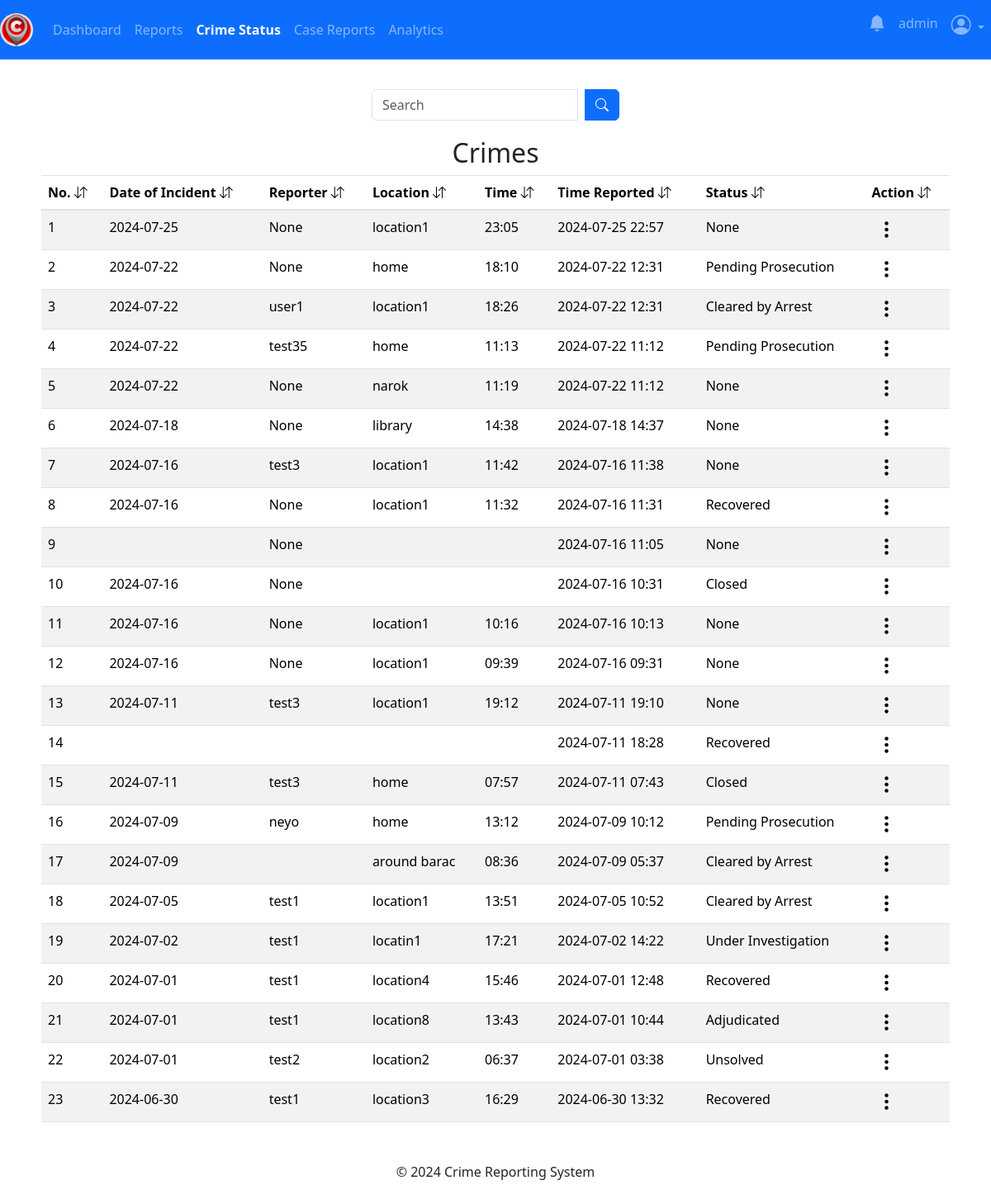
Page /admin/crime_status (signed in) on the committed database.
### app/posts/models.py (models this page shows, shortened)
class Crime(db.Model, UserMixin):
    crime_id = db.Column(db.Integer, primary_key=True)
    date_of_incident = db.Column(db.String(10), nullable=False)
    issued_by = db.Column(db.String(20), nullable=True)
    time_of_incident = db.Column(db.String(10), nullable=False)
    phonenumber = db.Column(db.String(10), nullable=True)
    incident_location = db.Column(db.Text, nullable=False)
    incident_nature = db.Column(db.Text, nullable=False)
    incident_details = db.Column(db.Text, nullable=False)
    suspect_details = db.Column(db.Text, nullable=True)
    arrest_history = db.Column(db.Text, nullable=True)
    suspect_name = db.Column(db.String(10), nullable=True)
    comments = db.Column(db.Text, nullable=True)
    crime_status = db.Column(db.String(10), nullable=True)
    latitude = db.Column(db.Float)
    longitude = db.Column(db.Float)
    crime_file_upload = db.Column(db.Text, nullable=True)
    crime_file_name = db.Column(db.Text, nullable=True)
    crime_mimetype = db.Column(db.Text, nullable=True)
    date_crime_received = db.Column(db.DateTime(timezone=True), default=current_time())
    reporter_id = db.Column(db.Integer, db.ForeignKey('user.id'))

### app/admins/routes.py (the view)
@admins.route('/admin/crime_status')
@admin_required
def crimeStatus():
    search_crime = request.args.get('search_crime', '')
    try:
        if search_crime:
            crimes_status = Crime.query.filter(
                Crime.incident_location.ilike(f'%{search_crime}%') |
                Crime.issued_by.ilike(f'%{search_crime}%') |
                Crime.date_of_incident.ilike(f'%{search_crime}%') |
                Crime.time_of_incident.ilike(f'%{search_crime}%') |
                Crime.date_crime_received.ilike(f'%{search_crime}%') |
                Crime.crime_status.ilike(f'%{search_crime}%')
            ).order_by(desc(Crime.date_crime_received)).all()
        else:
            crimes_status = Crime.query.order_by(desc(Crime.date_crime_received)).all()
    except Exception as e:
        current_app.logger.error(f"Database error: {str(e)}")
        flash("An error occurred while fetching crime status reports.", "danger")
        return redirect(url_for('admins.crimeStatus'))
    if not crimes_status:
        flash("No crime status reports found.", "info")
    return render_template('admin/crime_status.html', title='Crime Status', crimes_status=crimes_status)

### app/admins/routes.py (called while the page is built)
def admin_required(f):
    @wraps(f)
    def decorated_function(*args, **kwargs):
        if not session.get('admin_id'):
            flash('You need to be logged in as an admin to access the page.', 'danger')
            return redirect(url_for('admins.adminIndex'))
        return f(*args, **kwargs)
    return decorated_function

### app/templates/admin/crime_status.html (shortened to what this page needs)
{% extends 'admin/layout.html' %}
{% block content %}
<div class="container">
    <br>
    <form method="GET" action="{{ url_for('admins.crimeStatus') }}" class="search-form">
        <div class="input-group search-input">
            <input type="text" name="search_crime" class="form-control" placeholder="Search">
            <div class="input-group-append ms-2">
                <button type="submit" class="btn btn-primary">
                    <i class="bi bi-search"></i>
                </button>
            </div>
        </div>
    </form>
{% if crimes_status %}
<table class="table table-striped table-hover">
    <h2 style="text-align: center;">Crimes</h2>
    <thead>
        <tr>
            <th scope="col">No. <i class="bi bi-arrow-down-up"></i></th>
            <th scope="col">Date of Incident <i class="bi bi-arrow-down-up"></i></th>
            <th scope="col">Reporter <i class="bi bi-arrow-down-up"></i></th>
            <th scope="col">Location <i class="bi bi-arrow-down-up"></i></th>
            <th scope="col">Time <i class="bi bi-arrow-down-up"></i></th>
            <th scope="col">Time Reported <i class="bi bi-arrow-down-up"></i></th>
            <th scope="col">Status <i class="bi bi-arrow-down-up"></i></th>
            <th scope="col">Action <i class="bi bi-arrow-down-up"></i></th>
        </tr>
    </thead>
    <tbody>
        {% for crime in crimes_status %}
            <tr>
                <td>{{ loop.index }}</td>
                <td>{{ crime.date_of_incident }}</td>
                <td>{{ crime.issued_by }}</td>
                <td>{{ crime.incident_location }}</td>
                <td>{{ crime.time_of_incident }}</td>
                <td>{{ crime.date_crime_received.strftime('%Y-%m-%d %H:%M') }}</td>
                <td>{{ crime.crime_status }}</td>
                <td>
                    <div class="dropdown">
                        <button class="three-dots-btn" type="button" id="dropdownMenuButton{{ crime.crime_id }}" data-bs-toggle="dropdown" aria-expanded="false">
                            <i class="bi bi-three-dots-vertical h4"></i>
                        </button>
                    </div>
                  </td>
            </tr>
        {% endfor %}
    </tbody>
  </table>
{% endif %}
{% endblock content %}

### app/templates/admin/layout.html (style rules this page uses)
body { height: 100%; width: 100%; padding-top: 40px; }

### app/templates/admin/crime_status.html (style rules this page uses)
.container { padding: 20px; }
.three-dots-btn { background: none; border: none; cursor: pointer; }
.search-form { display: flex; justify-content: center; margin-bottom: 20px; }
.search-input { width: 300px; }

### rows in the picture
Crime: date_of_incident "2024-07-25", issued_by "None", incident_location "location1", time_of_incident "23:05", date_crime_received "2024-07-25 22:57", crime_status "None"
Crime: date_of_incident "2024-07-22", issued_by "None", incident_location "home", time_of_incident "18:10", date_crime_received "2024-07-22 12:31", crime_status "Pending Prosecution"
Crime: date_of_incident "2024-07-22", issued_by "user1", incident_location "location1", time_of_incident "18:26", date_crime_received "2024-07-22 12:31", crime_status "Cleared by Arrest"
Crime: date_of_incident "2024-07-22", issued_by "test35", incident_location "home", time_of_incident "11:13", date_crime_received "2024-07-22 11:12", crime_status "Pending Prosecution"
Crime: date_of_incident "2024-07-22", issued_by "None", incident_location "narok", time_of_incident "11:19", date_crime_received "2024-07-22 11:12", crime_status "None"
Crime: date_of_incident "2024-07-18", issued_by "None", incident_location "library", time_of_incident "14:38", date_crime_received "2024-07-18 14:37", crime_status "None"
Crime: date_of_incident "2024-07-16", issued_by "test3", incident_location "location1", time_of_incident "11:42", date_crime_received "2024-07-16 11:38", crime_status "None"
Crime: date_of_incident "2024-07-16", issued_by "None", incident_location "location1", time_of_incident "11:32", date_crime_received "2024-07-16 11:31", crime_status "Recovered"
Crime: issued_by "None", date_crime_received "2024-07-16 11:05", crime_status "None"
Crime: date_of_incident "2024-07-16", issued_by "None", date_crime_received "2024-07-16 10:31", crime_status "Closed"
Crime: date_of_incident "2024-07-16", issued_by "None", incident_location "location1", time_of_incident "10:16", date_crime_received "2024-07-16 10:13", crime_status "None"
Crime: date_of_incident "2024-07-16", issued_by "None", incident_location "location1", time_of_incident "09:39", date_crime_received "2024-07-16 09:31", crime_status "None"
Crime: date_of_incident "2024-07-11", issued_by "test3", incident_location "location1", time_of_incident "19:12", date_crime_received "2024-07-11 19:10", crime_status "None"
Crime: date_crime_received "2024-07-11 18:28", crime_status "Recovered"
Crime: date_of_incident "2024-07-11", issued_by "test3", incident_location "home", time_of_incident "07:57", date_crime_received "2024-07-11 07:43", crime_status "Closed"
Crime: date_of_incident "2024-07-09", issued_by "neyo", incident_location "home", time_of_incident "13:12", date_crime_received "2024-07-09 10:12", crime_status "Pending Prosecution"
Crime: date_of_incident "2024-07-09", incident_location "around barac", time_of_incident "08:36", date_crime_received "2024-07-09 05:37", crime_status "Cleared by Arrest"
Crime: date_of_incident "2024-07-05", issued_by "test1", incident_location "location1", time_of_incident "13:51", date_crime_received "2024-07-05 10:52", crime_status "Cleared by Arrest"
Crime: date_of_incident "2024-07-02", issued_by "test1", incident_location "locatin1", time_of_incident "17:21", date_crime_received "2024-07-02 14:22", crime_status "Under Investigation"
Crime: date_of_incident "2024-07-01", issued_by "test1", incident_location "location4", time_of_incident "15:46", date_crime_received "2024-07-01 12:48", crime_status "Recovered"
Crime: date_of_incident "2024-07-01", issued_by "test1", incident_location "location8", time_of_incident "13:43", date_crime_received "2024-07-01 10:44", crime_status "Adjudicated"
Crime: date_of_incident "2024-07-01", issued_by "test2", incident_location "location2", time_of_incident "06:37", date_crime_received "2024-07-01 03:38", crime_status "Unsolved"
Crime: date_of_incident "2024-06-30", issued_by "test1", incident_location "location3", time_of_incident "16:29", date_crime_received "2024-06-30 13:32", crime_status "Recovered"

### other values in the picture
{{ session.get('admin_name') }} "admin"
